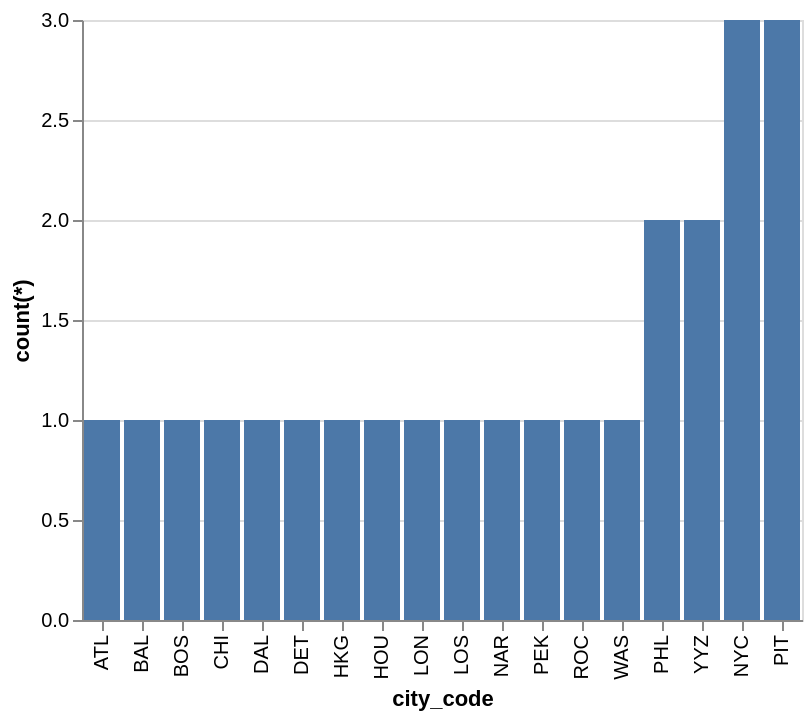

Express this chart as Vega-Lite.
### Vega-Lite specification from a JSON file in a GitHub repository (floating-point values rounded to 4 significant figures)
{"data": {"values": [{"x_data": "ATL", "y_data": 1}, {"x_data": "BAL", "y_data": 1}, {"x_data": "BOS", "y_data": 1}, {"x_data": "CHI", "y_data": 1}, {"x_data": "DAL", "y_data": 1}, {"x_data": "DET", "y_data": 1}, {"x_data": "HKG", "y_data": 1}, {"x_data": "HOU", "y_data": 1}, {"x_data": "LON", "y_data": 1}, {"x_data": "LOS", "y_data": 1}, {"x_data": "NAR", "y_data": 1}, {"x_data": "PEK", "y_data": 1}, {"x_data": "ROC", "y_data": 1}, {"x_data": "WAS", "y_data": 1}, {"x_data": "PHL", "y_data": 2}, {"x_data": "YYZ", "y_data": 2}, {"x_data": "NYC", "y_data": 3}, {"x_data": "PIT", "y_data": 3}]}, "mark": "bar", "encoding": {"x": {"field": "x_data", "type": "nominal", "title": "city_code", "sort": {"op": "sum", "field": "y_data", "order": "ascending"}}, "y": {"field": "y_data", "type": "quantitative", "title": "count(*)"}}}
